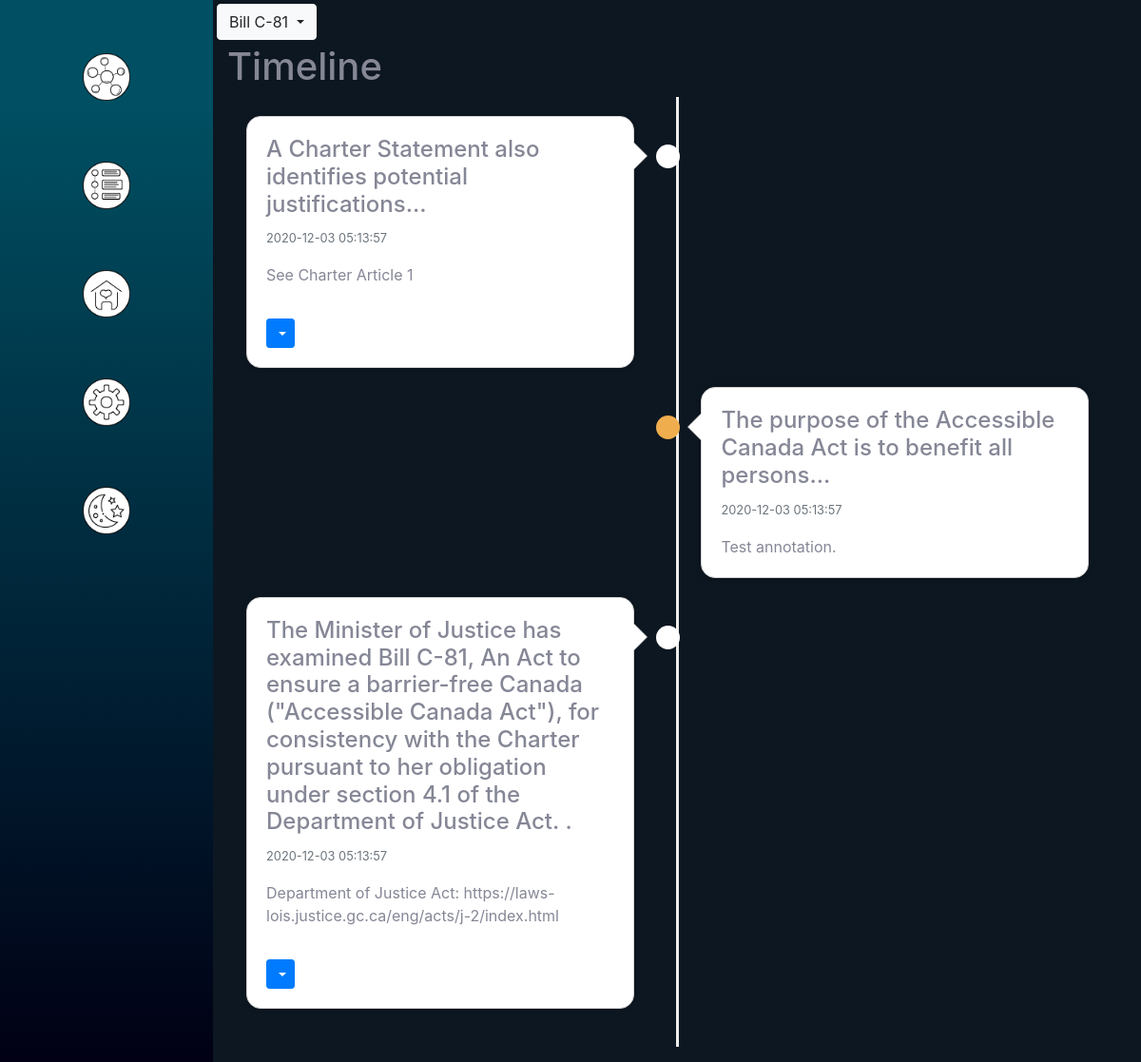
/timeline, run on the app's committed database.
### tables this page shows
CREATE TABLE files (
    id INTEGER PRIMARY KEY AUTOINCREMENT,
    created TIMESTAMP NOT NULL DEFAULT CURRENT_TIMESTAMP,
    title TEXT NOT NULL,
    content TEXT NOT NULL
);

### app.py (the view)
@app.route('/timeline')
def timeline():
    conn = get_db_connection()
    files = conn.execute('SELECT * FROM files').fetchall()
    conn.close()
    return render_template('timeline.html', files=files)

### app.py (called while the page is built)
def get_db_connection():
    conn = sqlite3.connect('database.db')
    conn.row_factory = sqlite3.Row # gives name-based access to columns
    return conn

### templates/timeline.html (shortened to what this page needs)
<!DOCTYPE html>
<html>
<head>
    <link rel="stylesheet" href="https://cdnjs.cloudflare.com/ajax/libs/twitter-bootstrap/4.5.2/css/bootstrap.min.css">
    <link rel="stylesheet" href="https://use.fontawesome.com/releases/v5.12.0/css/all.css">
    <link rel="stylesheet" href="{{ url_for('static', filename='css/home.css') }}">
    <link rel="stylesheet" href="{{ url_for('static', filename='css/style.css') }}">
    <link rel="stylesheet" href="{{ url_for('static', filename='css/sidebar.css') }}">
    <link rel="stylesheet" href="{{ url_for('static', filename='css/timeline.css') }}">
</head>
<body id="page-top">
    <div id="wrapper">
        <nav class="navbar navbar-dark align-items-start sidebar sidebar-dark accordion bg-gradient-primary p-0">
            <div class="container-fluid d-flex flex-column p-0">
                <ul class="nav navbar-nav text-light" id="accordionSidebar">
                    <li class="nav-item"><a accesskey="m" class="nav-link" href="/mapview" data-toggle="tooltip" data-placement="bottom" title="Mapview"><img alt="Clickable icon with connections and node for Mapview functionality" class="icon" src="static/img/mapview.png"></a></li>
                    <li class="nav-item"><a accesskey="t" class="nav-link active" href="#" data-toggle="tooltip" data-placement="bottom" title="Timeline"><img alt="Clickable icon with a vertical line and information boxes for Timeline functionality" class="icon" src="static/img/timeline.png"></a></li>
                    <li class="nav-item"><a accesskey="h" class="nav-link" href="/home" data-toggle="tooltip" data-placement="bottom" title="Home"><img alt="Home button" class="icon" src="static/img/home.png"></a></li>
                    <li class="nav-item"><a accesskey="s" class="nav-link" href="/settings" data-toggle="tooltip" data-placement="bottom" title="Settings"><img alt="Clickable icon in the shape of a gear for application settings" class="icon" src="static/img/settings.png"></a></li>
                    <li class="nav-item"><a accesskey="d" class="nav-link" href="#" data-toggle="tooltip" data-placement="bottom" title="Doze"><img alt="Clickable icon with moon and stars for dozing Annota" class="icon" src="static/img/doze.png"></a></li>
                </ul>
            </div>
        </nav>
        <div class="d-flex flex-column" id="content-wrapper">
            <div id="content">
                <div id="select-source" class="dropdown m-1" alt="Select source document dropdown">
                    <button accesskey="r" class="btn btn-light dropdown-toggle" type="button" id="dropdownMenuButton" data-toggle="dropdown" aria-haspopup="true" aria-expanded="false">
                      Bill C-81
                    </button>
                </div>
                <div class="container-fluid">
                    <div class="timeline-container">
                        <h1 id="timeline">Timeline</h1>
                            <ul class="timeline" style="background-color: #0D1721">
                              <li>
                                <div class="timeline-badge"></div>
                                <div class="timeline-panel">
                                  <div class="timeline-heading">
                                    <h4 class="timeline-title">{{ files[0]['title'] }}</h4>
                                    <p><small class="text-muted">{{ files[0]['created'] }}</small></p>
                                  </div>
                                  <div class="timeline-body">
                                    <p>{{ files[0]['content'] }}</p>
                                        <hr>
                                        <div class="btn-group">
                                        <button type="button" class="btn btn-primary btn-sm dropdown-toggle" data-toggle="dropdown">
                                        </button>
                                        </div>
                                  </div>
                                </div>
                              </li>
                              <li class="timeline-inverted">
                                <div class="timeline-badge warning"></div>
                                <div class="timeline-panel">
                                  <div class="timeline-heading">
                                    <h4 class="timeline-title">{{ files[1]['title'] }}</h4>
                                    <p><small class="text-muted">{{ files[1]['created'] }}</small></p>
                                  </div>
                                  <div class="timeline-body">
                                    <p>{{ files[1]['content'] }}</p>
                                  </div>
                                </div>
                              </li>
                              <li>
                                <div class="timeline-badge"></div>
                                <div class="timeline-panel">
                                  <div class="timeline-heading">
                                    <h4 class="timeline-title">{{ files[2]['title'] }}</h4>
                                    <p><small class="text-muted">{{ files[2]['created'] }}</small></p>
                                  </div>
                                  <div class="timeline-body">
                                    <p>{{ files[2]['content'] }}</p>
                                        <hr>
                                        <div class="btn-group">
                                        <button type="button" class="btn btn-primary btn-sm dropdown-toggle" data-toggle="dropdown">
                                        </button>
                                        </div>
                                  </div>
                                </div>
                              </li>
                            </ul>
                    </div>
                </div>
            </div>
        </div>
    </div>
</body>
</html>

### static/css/home.css (style rules this page uses)
.icon { margin-top: 3rem; margin-right: auto; margin-left: auto; }

### static/css/style.css (style rules this page uses)
body { font-family: -apple-system,BlinkMacSystemFont,"Segoe UI",Roboto,"Helvetica Neue",Arial,"Noto Sans",sans-serif,"Apple Color Emoji","Segoe UI Emoji","Segoe UI Symbol","Noto Color Emoji"; font-size: 1rem; font-weight: 400; line-height: 1.5; color: #858796; text-align: left; background-color: #fff; min-height: 100%; }
html { min-height: 100%; margin:0; padding:0; max-height:100vh; overflow:hidden; }
.flex-column { flex-direction: column!important; }
.d-flex { display: flex!important; }
.icon { width: 50px; }
hr { border: 1px dashed white; opacity: 70%; }

### static/css/sidebar.css (style rules this page uses)
.sidebar { max-width: 14rem !important; width: 100%; min-height: 100vh; background-color: #010014; top: 0; bottom: 0; left: 0; z-index: 1; }
.bg-gradient-primary { background-color: #010014; background-image: linear-gradient(180deg,#004F62 10%,#010014); background-size: cover; }
#wrapper { display: flex; }
#wrapper #content-wrapper #content { flex: 1 0 auto; }
#wrapper #content-wrapper { background-color: #0D1721; width: 100%; overflow-x: hidden; }
.navbar, .navbar .container, .navbar .container-fluid, .navbar .container-lg, .navbar .container-md, .navbar .container-sm, .navbar .container-xl { display: flex; flex-wrap: wrap; align-items: center; justify-content: space-between; }

### static/css/timeline.css (style rules this page uses)
.timeline { list-style: none; padding: 20px 40px 20px 20px; position: relative; max-height: 100%!important; overflow-y: auto!important; }
.timeline:before { top: 0; bottom: 0; position: absolute; content: " "; width: 3px; background-color: #eeeeee; left: 50%; margin-left: -1.5px; }
.timeline > li { margin-bottom: 20px; position: relative; }
.timeline > li:before, .timeline > li:after { content: " "; display: table; }
.timeline > li:after { clear: both; }
.timeline > li > .timeline-panel { width: 46%; float: left; border: 1px solid #d4d4d4; background-color: #fff; border-radius: 15px; padding: 20px; position: relative; -webkit-box-shadow: 0 1px 6px rgba(0, 0, 0, 0.175); box-shadow: 0 1px 6px rgba(0, 0, 0, 0.175); }
.timeline > li > .timeline-panel:before { position: absolute; top: 26px; right: -15px; display: inline-block; border-top: 15px solid transparent; border-left: 15px solid #ccc; border-right: 0 solid #ccc; border-bottom: 15px solid transparent; content: " "; }
.timeline > li > .timeline-panel:after { position: absolute; top: 27px; right: -14px; display: inline-block; border-top: 14px solid transparent; border-left: 14px solid #fff; border-right: 0 solid #fff; border-bottom: 14px solid transparent; content: " "; }
.timeline > li > .timeline-badge { color: #fff; width: 25px; height: 25px; line-height: 50px; font-size: 1.4em; text-align: center; position: absolute; top: 30px; left: 51.45%; margin-left: -25px; background-color: #fff; z-index: 100; border-top-right-radius: 50%; border-top-left-radius: 50%; border-bottom-right-radius: 50%; border-bottom-left-radius: 50%; }
.timeline > li.timeline-inverted > .timeline-panel { float: right; }
.timeline > li.timeline-inverted > .timeline-panel:before { border-left-width: 0; border-right-width: 15px; left: -15px; right: auto; }
.timeline > li.timeline-inverted > .timeline-panel:after { border-left-width: 0; border-right-width: 14px; left: -14px; right: auto; }
.timeline-badge.warning { background-color: #f0ad4e !important; }
.timeline-title { margin-top: 0; color: inherit; }
.timeline-body > p, .timeline-body > ul { margin-bottom: 0; }

### data on the page
files: title "A Charter Statement also identifies potential justifications...", created "2020-12-03 05:13:57", content "See Charter Article 1"
files: title "The purpose of the Accessible Canada Act is to benefit all persons...", created "2020-12-03 05:13:57", content "Test annotation."
files: title "The Minister of Justice has examined Bill C-81, An Act to ensure a barrier-free Canada (\"Accessible Canada Act\"), for consistency with the Charter pursuant to her obligation under section 4.1 of the Department of Justice Act. .", created "2020-12-03 05:13:57", content "Department of Justice Act: https://laws-lois.justice.gc.ca/eng/acts/j-2/index.html"
